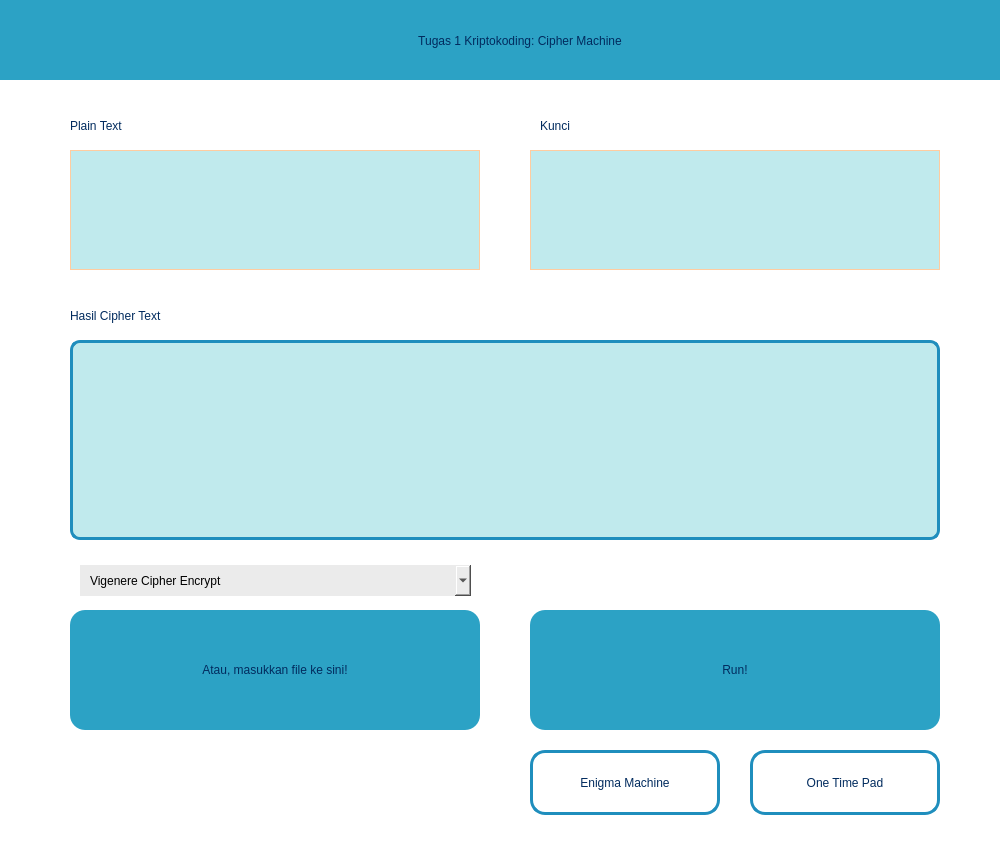
<?xml version="1.0" encoding="UTF-8"?>
<ui version="4.0">
	<class>MainWindow</class>
	<widget class="QMainWindow" name="MainWindow">
		<property name="geometry">
			<rect>
				<x>0</x>
				<y>0</y>
				<width>1000</width>
				<height>850</height>
			</rect>
		</property>
		<property name="windowTitle">
			<string>MainWindow</string>
		</property>
		<property name="styleSheet">
			<string notr="true">background-color: #ffffff</string>
		</property>
		<widget class="QWidget" name="centralwidget">
			<widget class="QPlainTextEdit" name="outputTB">
				<property name="geometry">
					<rect>
						<x>70</x>
						<y>340</y>
						<width>870</width>
						<height>200</height>
					</rect>
				</property>
				<property name="styleSheet">
					<string notr="true">QPlainTextEdit{
	border: 3px solid #1f8ebd;
	border-radius: 10px; 
	color: #012b5e;
	background-color: #c0eaed;
	padding: 10px;
	font: 14pt &quot;MS Shell Dlg 2&quot;;
}
</string>
				</property>
				<property name="plainText">
					<string/>
				</property>
			</widget>
			<widget class="QLabel" name="label_3">
				<property name="geometry">
					<rect>
						<x>540</x>
						<y>110</y>
						<width>251</width>
						<height>31</height>
					</rect>
				</property>
				<property name="styleSheet">
					<string notr="true">color: #012b5e;
font: 550 14pt &quot;MS Shell Dlg 2&quot;;</string>
				</property>
				<property name="text">
					<string>Kunci</string>
				</property>
			</widget>
			<widget class="QWidget" name="widget" native="true">
				<property name="geometry">
					<rect>
						<x>0</x>
						<y>0</y>
						<width>1000</width>
						<height>80</height>
					</rect>
				</property>
				<property name="styleSheet">
					<string notr="true">QWidget{
	background-color: #2ca2c5;
}
</string>
				</property>
				<widget class="QLabel" name="label">
					<property name="geometry">
						<rect>
							<x>220</x>
							<y>20</y>
							<width>600</width>
							<height>41</height>
						</rect>
					</property>
					<property name="styleSheet">
						<string notr="true">color: #012b5e;
font: 500 18pt &quot;MS Shell Dlg 2&quot;;</string>
					</property>
					<property name="text">
						<string>Tugas 1 Kriptokoding: Cipher Machine</string>
					</property>
					<property name="alignment">
						<set>Qt::AlignCenter</set>
					</property>
				</widget>
			</widget>
			<widget class="QPlainTextEdit" name="textInput">
				<property name="geometry">
					<rect>
						<x>70</x>
						<y>150</y>
						<width>410</width>
						<height>120</height>
					</rect>
				</property>
				<property name="styleSheet">
					<string notr="true">QPlainTextEdit{
	font: 10pt &quot;MS Shell Dlg 2&quot;;
	border: 1px solid #ffcca0;
	color: #012b5e;
	background-color: #c0eaed;
	padding: 10px;
}

QPlainTextEdit:hover {
	border: 3px solid #1f8ebd;
}
</string>
				</property>
				<property name="plainText">
					<string/>
				</property>
			</widget>
			<widget class="QPushButton" name="inputButton">
				<property name="geometry">
					<rect>
                         <!-- Input your file here button -->
						<x>70</x>
						<y>610</y>
						<width>410</width>
						<height>120</height>
					</rect>
				</property>
				<property name="autoFillBackground">
					<bool>false</bool>
				</property>
				<property name="styleSheet">
					<string notr="true">QPushButton {
	font: 500 17pt &quot;MS Shell Dlg 2&quot;;
	border: #012b5e;
	border-left 2px solid transparent;
	border-radius: 15px; 
	background-color: #2ca2c5;
	color: #012b5e;
}

QPushButton:hover {
	background-color: #1f8ebd;
}

QPushButton:pressed {
	background-color: #34acd1;
	color: #fff;
}
</string>
				</property>
				<property name="text">
					<string>Atau, masukkan file ke sini!</string>
				</property>
			</widget>
			<widget class="QComboBox" name="cipheroption">
				<property name="geometry">
					<rect>
						<x>80</x>
						<y>565</y>
						<width>391</width>
						<height>31</height>
					</rect>
				</property>
				<property name="styleSheet">
					<string notr="true">QComboBox{
	background-color: #ebebeb;
	font: 75 10pt &quot;MS Shell Dlg 2&quot;;
	padding-left: 10px;
	border: none;
}
</string>
				</property>
				<item>
					<property name="text">
						<string>Vigenere Cipher Encrypt</string>
					</property>
				</item>
				<item>
					<property name="text">
						<string>Vigenere Cipher Decrypt</string>
					</property>
				</item>
				<item>
					<property name="text">
						<string>Extended Vigenere Cipher Encrypt</string>
					</property>
				</item>
				<item>
					<property name="text">
						<string>Extended Vigenere Cipher Decrypt</string>
					</property>
				</item>
				<item>
					<property name="text">
						<string>Playfair Cipher Encrypt</string>
					</property>
				</item>
				<item>
					<property name="text">
						<string>Playfair Cipher Decrypt</string>
					</property>
				</item>
			</widget>
			<widget class="QLabel" name="label_2">
				<property name="geometry">
					<rect>
						<x>70</x>
						<y>110</y>
						<width>131</width>
						<height>31</height>
					</rect>
				</property>
				<property name="styleSheet">
					<string notr="true">color: #012b5e;
font: 550 14pt &quot;MS Shell Dlg 2&quot;;</string>
				</property>
				<property name="text">
					<string>Plain Text</string>
				</property>
			</widget>
			<widget class="QPushButton" name="cryptBut"> 
				<property name="geometry">
					<rect>
                         <!-- Run Button -->
						<x>530</x>
						<y>610</y>
						<width>410</width>
						<height>120</height>
					</rect>
				</property>
				<property name="styleSheet">
					<string notr="true">QPushButton {
	font: 700 20pt &quot;MS Shell Dlg 2&quot;;
	border: none;
	border-left 2px solid transparent;
	border-radius: 15px; 
	background-color: #2ca2c5;
	color: #012b5e;
}

QPushButton:hover {
	background-color: #1f8ebd;
}

QPushButton:pressed {
	background-color: #34acd1;
	color: #fff;
}
</string>
				</property>
				<property name="text">
					<string>Run!</string>
				</property>
			</widget>
			<widget class="QLabel" name="label_4">
				<property name="geometry">
					<rect>
						<x>70</x>
						<y>300</y>
						<width>300</width>
						<height>31</height>
					</rect>
				</property>
				<property name="styleSheet">
					<string notr="true">color: #012b5e;
font: 550 14pt &quot;MS Shell Dlg 2&quot;;</string>
				</property>
				<property name="text">
					<string>Hasil Cipher Text</string>
				</property>
			</widget>
			<widget class="QPlainTextEdit" name="kunciInput">
				<property name="geometry">
					<rect>
						<x>530</x>
						<y>150</y>
						<width>410</width>
						<height>120</height>
					</rect>
				</property>
				<property name="styleSheet">
					<string notr="true">QPlainTextEdit{
	font: 10pt &quot;MS Shell Dlg 2&quot;;
	border: 1px solid #ffcca0;
	color: #012b5e;
	background-color: #c0eaed;
	padding: 10px;
}

QPlainTextEdit:hover {
	border: 3px solid #1f8ebd;
}
</string>
				</property>
				<property name="plainText">
					<string/>
				</property>
			</widget>
			<widget class="QPushButton" name="enigmaBut">
				<property name="geometry">
					<rect>
						<x>530</x>
						<y>750</y>
						<width>190</width>
						<height>65</height>
					</rect>
				</property>
				<property name="styleSheet">
					<string notr="true">QPushButton {
	font: 700 11pt &quot;MS Shell Dlg 2&quot;;
	border: none;
	border-left 2px solid transparent;
	border-radius: 15px; 
	background-color: #ffffff;
	border: 3px solid #1f8ebd;
	color: #012b5e;
}

QPushButton:hover {
	background-color: #2ca2c5;
}

QPushButton:pressed {
	background-color: #34acd1;
	color: #fff;
}
</string>
				</property>
				<property name="text">
					<string>Enigma Machine</string>
				</property>
			</widget>
			<widget class="QPushButton" name="otpBut">
				<property name="geometry">
					<rect>
						<x>750</x>
						<y>750</y>
						<width>190</width>
						<height>65</height>
					</rect>
				</property>
				<property name="styleSheet">
					<string notr="true">QPushButton {
	font: 700 11pt &quot;MS Shell Dlg 2&quot;;
	border: none;
	border-left 2px solid transparent;
	border-radius: 15px; 
	background-color: #ffffff;
	border: 3px solid #1f8ebd;
	color: #012b5e;
}

QPushButton:hover {
	background-color: #2ca2c5;
}

QPushButton:pressed {
	background-color: #34acd1;
	color: #fff;
}
</string>
				</property>
				<property name="text">
					<string>One Time Pad</string>
				</property>
			</widget>
		</widget>
		<widget class="QMenuBar" name="menubar">
			<property name="geometry">
				<rect>
					<x>0</x>
					<y>0</y>
					<width>1000</width>
					<height>26</height>
				</rect>
			</property>
		</widget>
		<widget class="QStatusBar" name="statusbar"/></widget>
	<resources/>
	<connections/>
</ui>
